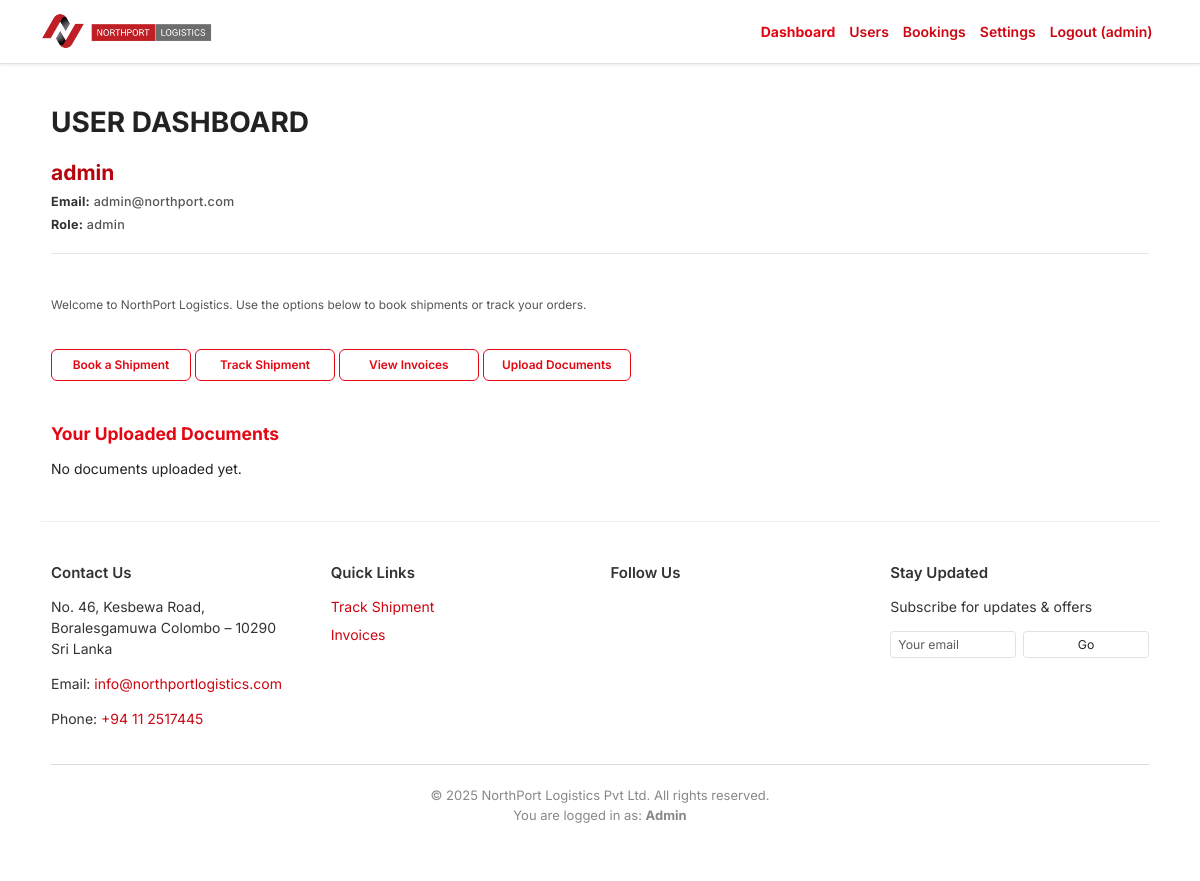
The page /user/dashboard.php (signed in) on the database its author committed.
### tables this page shows
CREATE TABLE `users` (
  `id` int(11) NOT NULL,
  `username` varchar(50) NOT NULL,
  `email` varchar(100) NOT NULL,
  `password_hash` varchar(255) NOT NULL,
  `role` enum('admin','manager','employer','user') NOT NULL DEFAULT 'user',
  `is_active` tinyint(1) NOT NULL DEFAULT 1,
  `created_at` timestamp NOT NULL DEFAULT current_timestamp(),
  `updated_at` timestamp NOT NULL DEFAULT current_timestamp() ON UPDATE current_timestamp(),
  `phone` varchar(20) DEFAULT NULL,
  `street_address` varchar(255) DEFAULT NULL,
  `city` varchar(100) DEFAULT NULL,
  `state` varchar(100) DEFAULT NULL,
  `postal_code` varchar(20) DEFAULT NULL,
  `country` varchar(100) DEFAULT NULL,
  `company_name` varchar(255) DEFAULT NULL,
  `profile_pic` varchar(255) DEFAULT NULL,
  `date_of_birth` date DEFAULT NULL,
  `preferences` longtext DEFAULT NULL CHECK (json_valid(`preferences`)),
  `notes` text DEFAULT NULL,
  `department` varchar(100) DEFAULT NULL,
  `job_title` varchar(100) DEFAULT NULL,
  `date_of_joining` date DEFAULT NULL,
  `nic_passport_number` varchar(50) DEFAULT NULL
);

### user/dashboard.php (the view, shortened to what this page needs)
<?php
require_once '../includes/header.php';
$user_id = $_SESSION['user_id'] ?? null;
$stmt = $pdo->prepare("
    SELECT
      username, email, phone, company_name, street_address, city, state, postal_code, country,
      profile_pic, date_of_birth, role, created_at, updated_at, preferences, notes
    FROM users WHERE id = ? LIMIT 1
");
$stmt->execute([$user_id]);
$user = $stmt->fetch(PDO::FETCH_ASSOC);
$docStmt = $pdo->prepare("SELECT document_type, file_path, uploaded_at FROM documents WHERE uploaded_by = ? ORDER BY uploaded_at DESC");
$docStmt->execute([$user_id]);
$documents = $docStmt->fetchAll(PDO::FETCH_ASSOC);
?>
<div class="container my-5">
  <h2 class="mb-4 fw-bold">USER DASHBOARD</h2>
  <div class="user-info" aria-label="User Profile Information">
    <h2><?= htmlspecialchars($user['username']) ?></h2>
    <p><strong>Email:</strong> <?= htmlspecialchars($user['email']) ?></p>
    <p><strong>Role:</strong> <?= htmlspecialchars($user['role']) ?></p>
  </div>
</div>
<div class="container my-5">
  <p class="description">Welcome to NorthPort Logistics. Use the options below to book shipments or track your orders.</p>
  <a href="book_shipment.php" class="btn" role="button">Book a Shipment</a>
  <a href="track_shipment.php" class="btn" role="button">Track Shipment</a>
  <a href="my_invoices.php" class="btn" role="button">View Invoices</a>
  <a href="upload_documents.php" class="btn" role="button">Upload Documents</a>
  <section class="documents-section" aria-label="Uploaded Documents">
    <h3>Your Uploaded Documents</h3>
    <?php if (count($documents) > 0): ?>
      <ul class="documents-list">
        <?php foreach ($documents as $doc): ?>
          <li>
            <span><?= htmlspecialchars($doc['document_type']) ?></span>
            <a href="<?= htmlspecialchars($doc['file_path']) ?>" target="_blank" rel="noopener" class="doc-link" download>Download</a>
          </li>
        <?php endforeach; ?>
      </ul>
    <?php else: ?>
      <p>No documents uploaded yet.</p>
    <?php endif; ?>
  </section>
</div>
<?php require_once '../includes/footer.php'; ?>

### user/dashboard.php (style rules this page uses)
* { box-sizing: border-box; }
body, html { margin: 0; padding: 0; font-family: 'Inter', sans-serif; background-color: #ffffff; color: #222222; height: 100vh; overflow-y: auto; font-size: 14px; }
a { color: #cc0612; text-decoration: none; }
.user-info { margin-bottom: 2rem; border-bottom: 1px solid #e3e7e8; padding-bottom: 1rem; }
.user-info h2 { margin: 0 0 0.5rem 0; font-weight: 700; font-size: 1.5rem; color: #b6050e; }
.user-info p { margin: 0.3rem 0; color: #555; font-size: 0.9rem; font-weight: 500; letter-spacing: 0.02em; }
.user-info strong { color: #333; }
.description { font-weight: 400; font-size: 0.85rem; color: #555; margin-bottom: 2.5rem; line-height: 1.5; }
.btn { font-weight: 600; font-size: 0.85rem; background-color: transparent; border: 1.5px solid #e30613; color: #e30613; border-radius: 6px; padding: 0.45rem 1.3rem; cursor: pointer; transition: all 0.25s ease; margin-bottom: 1rem; display: inline-block; min-width: 140px; text-align: center; box-shadow: inset 0 0 0 0 #e30613; text-decoration: none; }
.documents-section { margin-top: 2rem; }
.documents-section h3 { font-weight: 700; font-size: 1.25rem; color: #e30613; margin-bottom: 1rem; }

### rows shown on the page
users: username "admin", email "admin@northport.com", role "admin"

### other values the page prints
safeOutput($username) "admin"
safeOutput($footer_address1) "No. 46, Kesbewa Road, Boralesgamuwa Colombo – 10290"
safeOutput($footer_address2) "Sri Lanka"
safeOutput($footer_email) "info@northportlogistics.com"
safeOutput($footer_phone) "+94 11 2517445"
safeOutput($userRole) "Admin"
